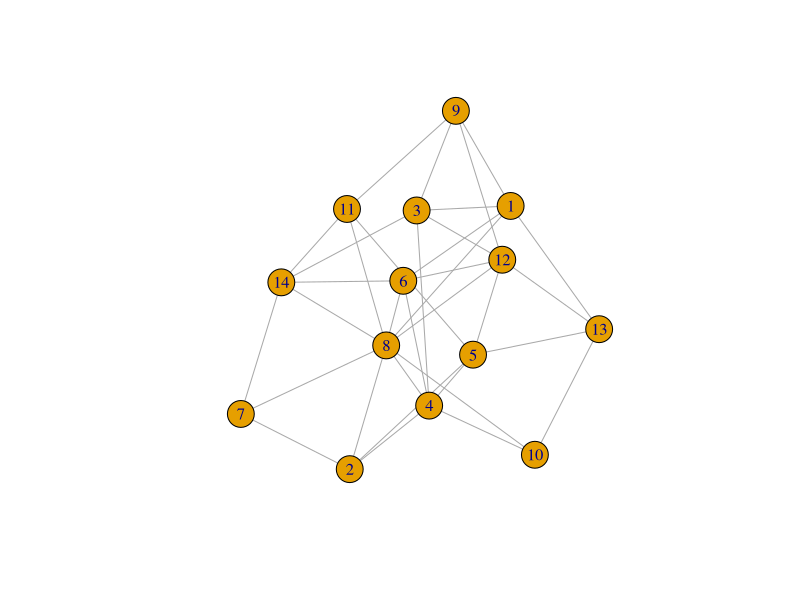

Here is the R script that generated this plot: (Note: this script raises an error after producing the figure.)

## Transform a group variable into a list of vertex indices
#to_vertex_ids_list <- function(var) {
#  sapply(unique(var), function(i) { (which(var==i)) })
#}


## EXAMPLES

library(igraph)

## Random graph
g <- sample_gnp(14, 0.35)
plot(g)
res <- reso(g)
res
plot_reso(g, res)

## Export Reso 0.51
#write.table(as.matrix(as_adjacency_matrix(g)),
#            file="out.txt", col.names=FALSE, row.names=FALSE,
#            sep = " ")


## Random graph, directed, strong connectivity
g <- sample_gnp(14, 0.15, directed = TRUE)
plot(g)
res <- reso(g, type="strong")
res
plot_reso(g, res)

## Nolay graph
g2 <- read_graph(file="examples/graphs/nolay_comp1.txt", format="edgelist", directed=FALSE)
V(g2)$name <- as.character(c(30,31,77,32,110,34,90,70,103,109))
plot(g2)
res <- reso(g2)
plot_reso(g2, res)

## Gollac 1988 graph
g3 <- read_graph(file="examples/graphs/gollac_1988.txt", format="edgelist", n = 7, directed=TRUE)
V(g3)$name <- c("Inconnue", "Ouvriers", "Employés", "Interm", "Cadres", "Indep", "Agriculteurs")
plot(g3)
res <- reso(g3)
plot_reso(g3, res)
res <- reso(g3, type="strong")
plot_reso(g3, res)

## Directed graph, strong connexity
g3 <- read_graph(file="examples/graphs/directed_strong.txt", format="edgelist", directed=TRUE)
V(g3)$name <- as.character(c(13,7,1,11,12,9))
plot(g3)
res <- reso(g3, type="strong")
plot_reso(g3, res)



